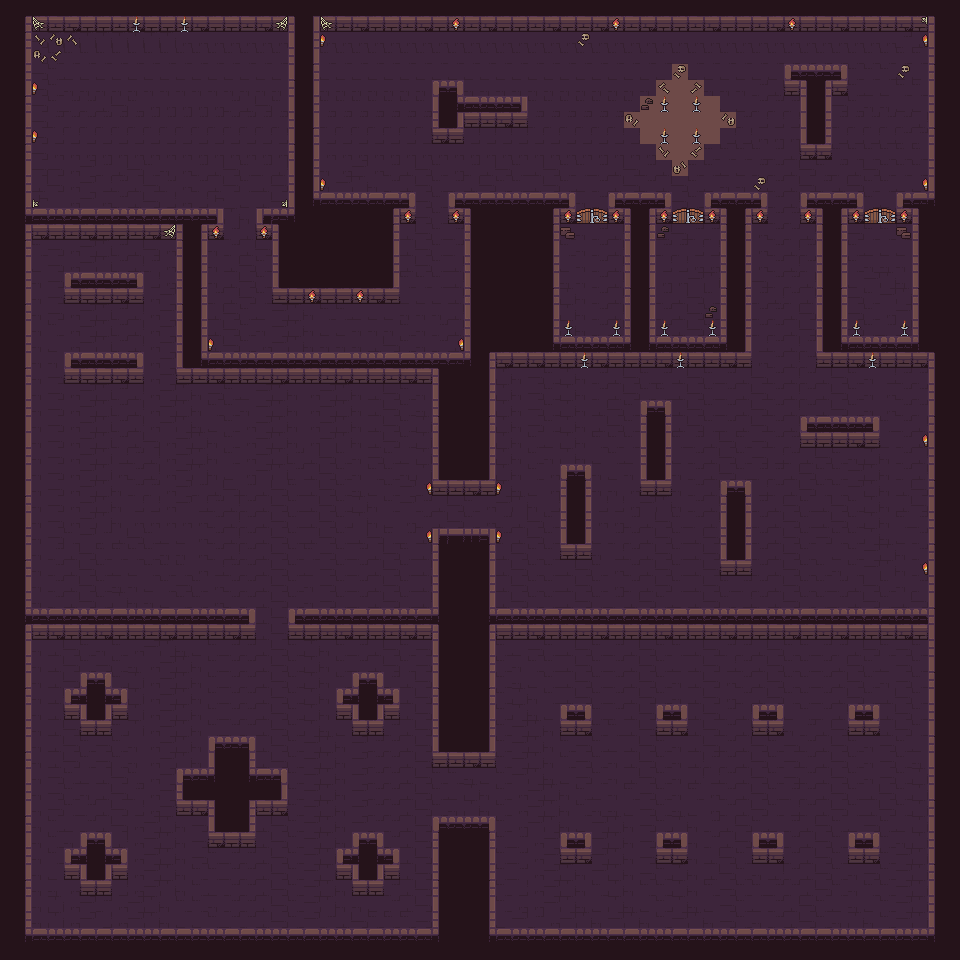

A 2D game scene composited from a Tiled map and its tileset images. What follows is a short description and the map's XML, with each tile layer's data collapsed to a summary:
An orthogonal 60x60 tile map with 16x16 px tiles, 3 tile layers (background, walls, decorations) and 40 objects (40x colider).

<map version="1.10" tiledversion="1.11.2" orientation="orthogonal" renderorder="right-down" width="60" height="60" tilewidth="16" tileheight="16" infinite="0" nextlayerid="23" nextobjectid="21">
 <tileset firstgid="1" name="Dungeon_Tileset" tilewidth="16" tileheight="16" tilecount="100" columns="10">
  <image source="Dungeon_Tileset.png" width="160" height="160" />
  <tile id="0">
   <objectgroup draworder="index" id="2">
    <object id="1" type="colider" x="0" y="0" width="16" height="16" />
   </objectgroup>
  </tile>
  <tile id="1">
   <objectgroup>
    <object id="1" type="colider" x="0" y="0" width="16" height="8" />
   </objectgroup>
  </tile>
  <tile id="2">
   <objectgroup>
    <object id="1" type="colider" x="0" y="0" width="16" height="8" />
   </objectgroup>
  </tile>
  <tile id="3">
   <objectgroup>
    <object id="1" type="colider" x="0" y="0" width="16" height="8" />
   </objectgroup>
  </tile>
  <tile id="4">
   <objectgroup draworder="index" id="2">
    <object id="1" type="colider" x="0" y="0" width="16" height="8" />
   </objectgroup>
  </tile>
  <tile id="5">
   <objectgroup>
    <object id="1" type="colider" x="0" y="0" width="16" height="16" />
   </objectgroup>
  </tile>
  <tile id="10">
   <objectgroup>
    <object id="1" type="colider" x="0" y="0" width="16" height="16" />
   </objectgroup>
  </tile>
  <tile id="15">
   <objectgroup>
    <object id="1" type="colider" x="0" y="0" width="16" height="16" />
   </objectgroup>
  </tile>
  <tile id="20">
   <objectgroup>
    <object id="1" type="colider" x="0" y="0" width="16" height="16" />
   </objectgroup>
  </tile>
  <tile id="25">
   <objectgroup>
    <object id="1" type="colider" x="0" y="0" width="16" height="16" />
   </objectgroup>
  </tile>
  <tile id="30">
   <objectgroup>
    <object id="1" type="colider" x="0" y="0" width="16" height="16" />
   </objectgroup>
  </tile>
  <tile id="35">
   <objectgroup>
    <object id="1" type="colider" x="0" y="0" width="16" height="16" />
   </objectgroup>
  </tile>
  <tile id="36">
   <properties>
    <property name="open" type="bool" value="false" />
   </properties>
   <objectgroup>
    <object id="1" type="colider" x="0" y="0" width="16" height="8" />
   </objectgroup>
  </tile>
  <tile id="37">
   <properties>
    <property name="open" type="bool" value="false" />
   </properties>
   <objectgroup draworder="index" id="2">
    <object id="1" type="colider" x="0" y="0" width="16" height="8" />
   </objectgroup>
  </tile>
  <tile id="40">
   <objectgroup>
    <object id="1" type="colider" x="0" y="0" width="16" height="16" />
   </objectgroup>
  </tile>
  <tile id="41">
   <objectgroup>
    <object id="1" type="colider" x="0" y="0" width="16" height="16" />
   </objectgroup>
  </tile>
  <tile id="42">
   <objectgroup>
    <object id="1" type="colider" x="0" y="0" width="16" height="16" />
   </objectgroup>
  </tile>
  <tile id="43">
   <objectgroup>
    <object id="1" type="colider" x="0" y="0" width="16" height="16" />
   </objectgroup>
  </tile>
  <tile id="44">
   <objectgroup>
    <object id="1" type="colider" x="0" y="0" width="16" height="16" />
   </objectgroup>
  </tile>
  <tile id="45">
   <objectgroup>
    <object id="1" type="colider" x="0" y="0" width="16" height="16" />
   </objectgroup>
  </tile>
  <tile id="46">
   <properties>
    <property name="open" type="bool" value="false" />
   </properties>
   <objectgroup>
    <object id="1" type="colider" x="5" y="0" width="6" height="16" />
   </objectgroup>
  </tile>
  <tile id="47">
   <properties>
    <property name="open" type="bool" value="true" />
   </properties>
   <objectgroup>
    <object id="1" type="colider" x="0" y="0" width="6" height="16" />
   </objectgroup>
  </tile>
  <tile id="48">
   <properties>
    <property name="open" type="bool" value="true" />
   </properties>
   <objectgroup>
    <object id="1" type="colider" x="10" y="0" width="6" height="16" />
   </objectgroup>
  </tile>
  <tile id="49">
   <properties>
    <property name="block" type="bool" value="true" />
   </properties>
  </tile>
  <tile id="50">
   <objectgroup>
    <object id="1" type="colider" x="0" y="0" width="16" height="16" />
   </objectgroup>
  </tile>
  <tile id="51">
   <objectgroup>
    <object id="1" type="colider" x="0" y="0" width="16" height="16" />
   </objectgroup>
  </tile>
  <tile id="52">
   <objectgroup>
    <object id="1" type="colider" x="0" y="0" width="16" height="16" />
   </objectgroup>
  </tile>
  <tile id="53">
   <objectgroup>
    <!-- 1 objects omitted --></objectgroup>
  </tile>
  <tile id="54">
   <objectgroup>
    <!-- 1 objects omitted --></objectgroup>
  </tile>
  <tile id="55">
   <objectgroup>
    <!-- 1 objects omitted --></objectgroup>
  </tile>
  <tile id="56">
   <properties>
    <property name="open" type="bool" value="false" />
   </properties>
   <objectgroup draworder="index" id="2">
    <!-- 1 objects omitted --></objectgroup>
  </tile>
  <tile id="57">
   <properties>
    <property name="open" type="bool" value="true" />
   </properties>
   <objectgroup draworder="index" id="2">
    <!-- 1 objects omitted --></objectgroup>
  </tile>
  <tile id="58">
   <properties>
    <property name="open" type="bool" value="true" />
   </properties>
   <objectgroup draworder="index" id="2">
    <!-- 1 objects omitted --></objectgroup>
  </tile>
  <tile id="59">
   <properties>
    <property name="block" type="bool" value="true" />
   </properties>
  </tile>
  <tile id="66">
   <properties>
    <property name="open" type="bool" value="false" />
   </properties>
   <objectgroup draworder="index" id="2">
    <!-- 1 objects omitted --></objectgroup>
  </tile>
  <tile id="67">
   <properties>
    <property name="open" type="bool" value="false" />
   </properties>
   <objectgroup draworder="index" id="2">
    <!-- 1 objects omitted --></objectgroup>
  </tile>
  <tile id="80">
   <properties>
    <property name="block" type="bool" value="true" />
   </properties>
   <objectgroup draworder="index" id="2">
    <!-- 1 objects omitted --></objectgroup>
  </tile>
  <tile id="81">
   <properties>
    <property name="block" type="bool" value="true" />
   </properties>
   <objectgroup draworder="index" id="2">
    <!-- 1 objects omitted --></objectgroup>
  </tile>
  <tile id="82">
   <properties>
    <property name="block" type="bool" value="true" />
   </properties>
   <objectgroup draworder="index" id="2">
    <!-- 1 objects omitted --></objectgroup>
  </tile>
  <tile id="83">
   <properties>
    <property name="block" type="bool" value="true" />
   </properties>
   <objectgroup>
    <!-- 1 objects omitted --></objectgroup>
  </tile>
  <tile id="84">
   <properties>
    <property name="block" type="bool" value="true" />
   </properties>
   <objectgroup draworder="index" id="2">
    <!-- 1 objects omitted --></objectgroup>
  </tile>
  <tile id="85">
   <properties>
    <property name="block" type="bool" value="true" />
   </properties>
   <objectgroup draworder="index" id="2">
    <!-- 1 objects omitted --></objectgroup>
  </tile>
  <tile id="93">
   <properties>
    <property name="block" type="bool" value="true" />
   </properties>
  </tile>
  <tile id="94">
   <properties>
    <property name="block" type="bool" value="true" />
   </properties>
  </tile>
  <tile id="95">
   <properties>
    <property name="block" type="bool" value="true" />
   </properties>
  </tile>
  <tile id="96">
   <properties>
    <property name="block" type="bool" value="true" />
   </properties>
  </tile>
 </tileset>
 <layer id="1" name="background" width="60" height="60">
  <data>[3600 cells, 3600 non-empty, 13 distinct tile ids]</data>
 </layer>
 <layer id="21" name="walls" width="60" height="60">
  <data>[3600 cells, 1237 non-empty, 27 distinct tile ids]</data>
 </layer>
 <layer id="22" name="decorations" width="60" height="60">
  <data>[3600 cells, 74 non-empty, 9 distinct tile ids]</data>
 </layer>
</map>
<!-- 14 of 40 objects omitted -->
